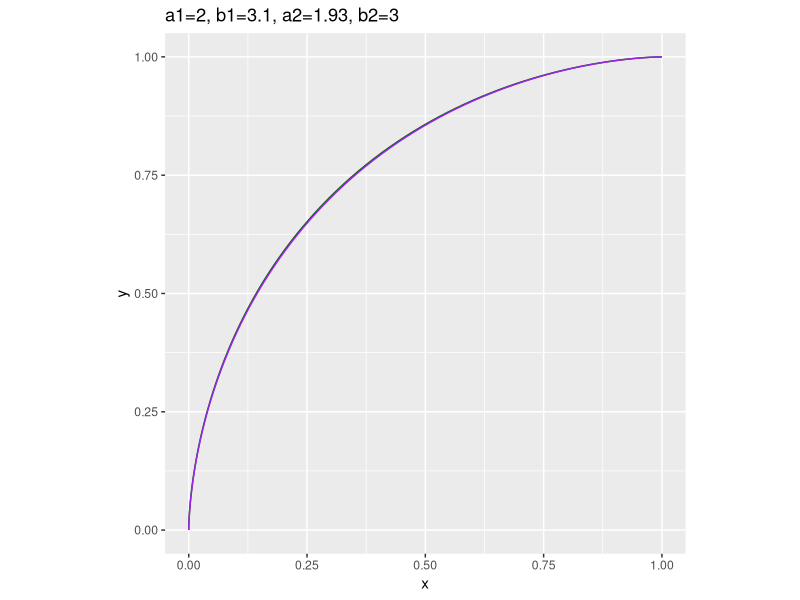
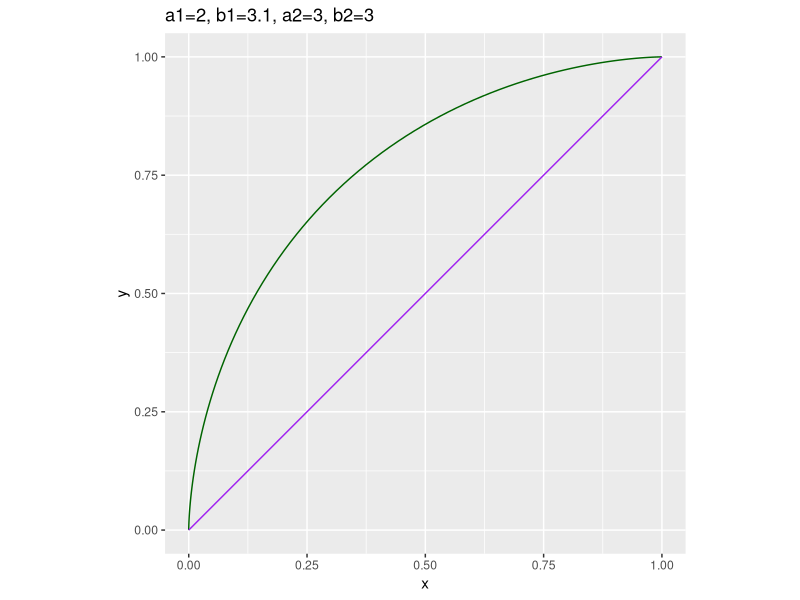
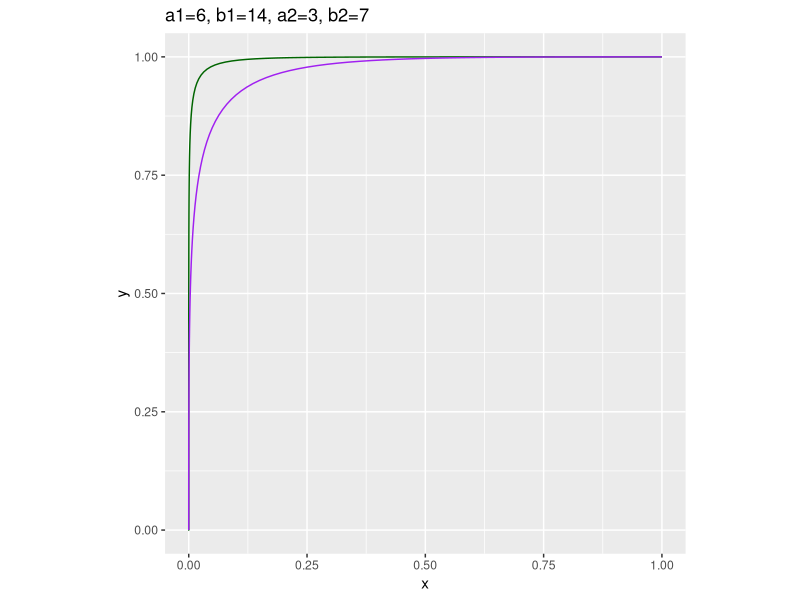
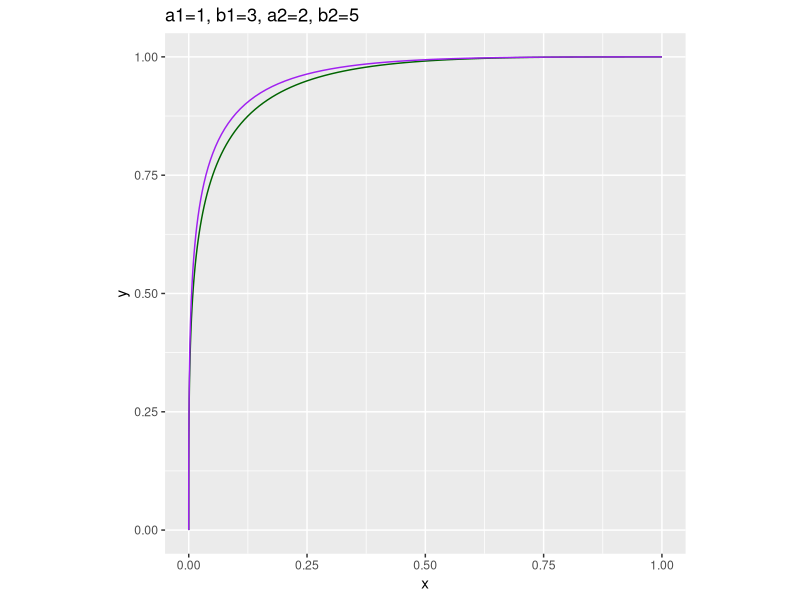
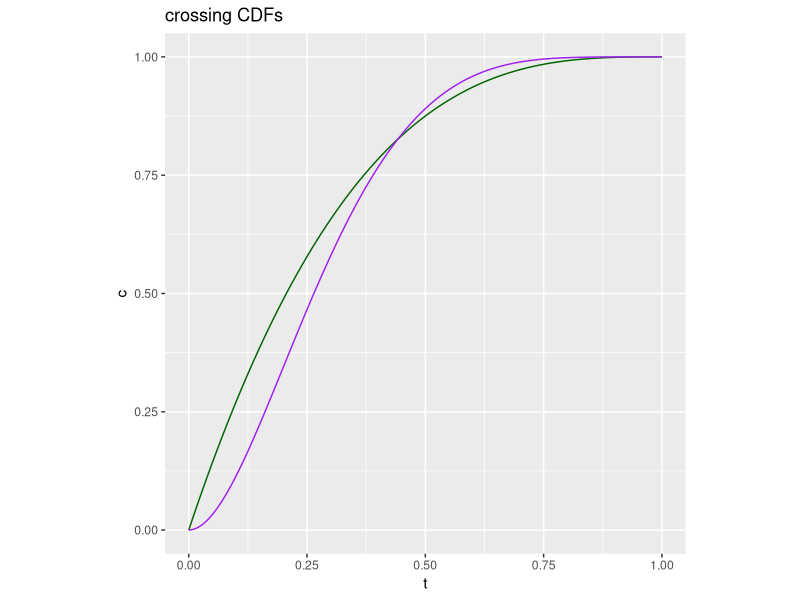
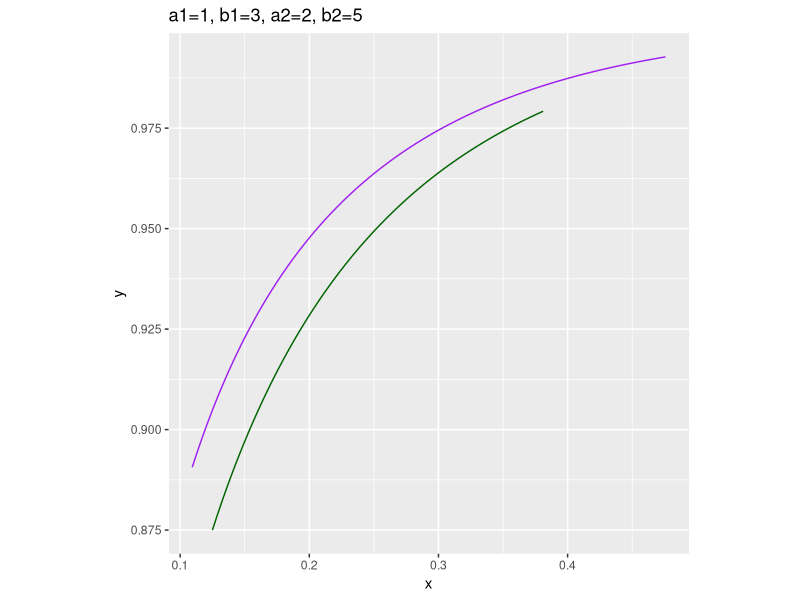
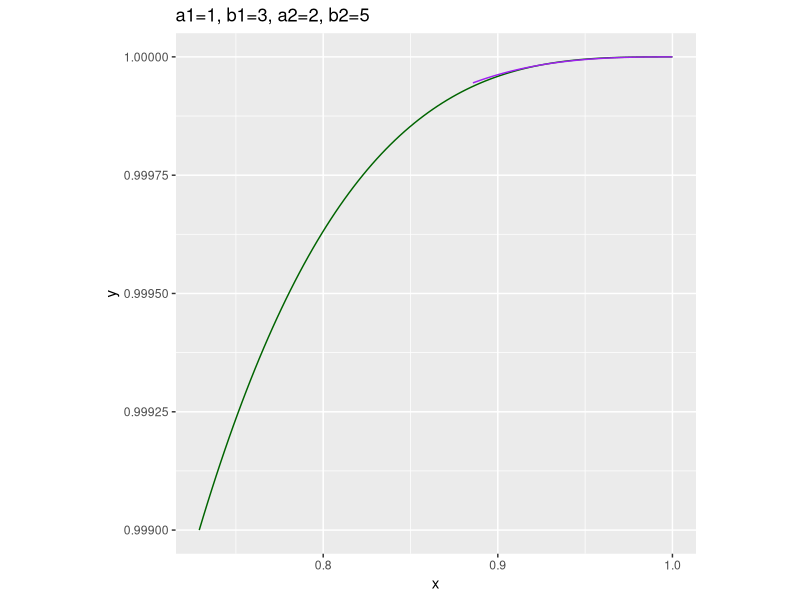

These figures' R source, in order:
## ---- chunk 1
library(ggplot2)
## ---- chunk 2
mk_curve <- function(a, b, left = 0, right = 1) {
  d <- data.frame(
    t = seq(left, right, length.out = 101)
  )
  d$x <- 1 - pbeta(d$t, shape1 = a, shape2 = b)
  d$y <- 1 - pbeta(d$t, shape1 = b, shape2 = a)
  d$a <- a
  d$b <- b
  d$what <- paste0('a=', a, ', b=', b)
  d
}

plot_curve_pair <- function(a1, b1, a2, b2, left = 0, right = 1) {
  d1 <- mk_curve(a1, b1, left = left, right = right)
  d2 <- mk_curve(a2, b2, left = left, right = right)
  
  ggplot() + 
    geom_line(data = d1,
              mapping = aes(x = x, y = y),
              color = 'DarkGreen') +
    geom_line(data = d2,
              mapping = aes(x = x, y = y),
              color = "Purple") + 
    theme(aspect.ratio = 1) +
    ggtitle(paste0(
      'a1=', a1,
      ', b1=', b1,
      ', a2=', a2,
      ', b2=', b2
    ))
}

plot_curve_pair(2, 3.1, 1.93, 3)

plot_curve_pair(2, 3.1, 3, 3)

plot_curve_pair(6, 14, 3, 7)

plot_curve_pair(1, 3, 2, 5)
## ---- chunk 3
d <- data.frame(
    t = seq(0, 1, length.out = 101)
  )
d$c <- pbeta(d$t, shape1 = 1, shape2 = 3)
d$d <- pbeta(d$t, shape1 = 2, shape2 = 5)

ggplot(data = d) +
  geom_line(mapping = aes(x = t, y = c), color = "DarkGreen") +
  geom_line(mapping = aes(x = t, y = d), color = "Purple") +
  theme(aspect.ratio = 1) +
  ggtitle("crossing CDFs")
## ---- chunk 4
plot_curve_pair(1, 3, 2, 5, left = 0.275, right = 0.5)
## ---- chunk 5
plot_curve_pair(1, 3, 2, 5, left = 0.0, right = 0.1)
